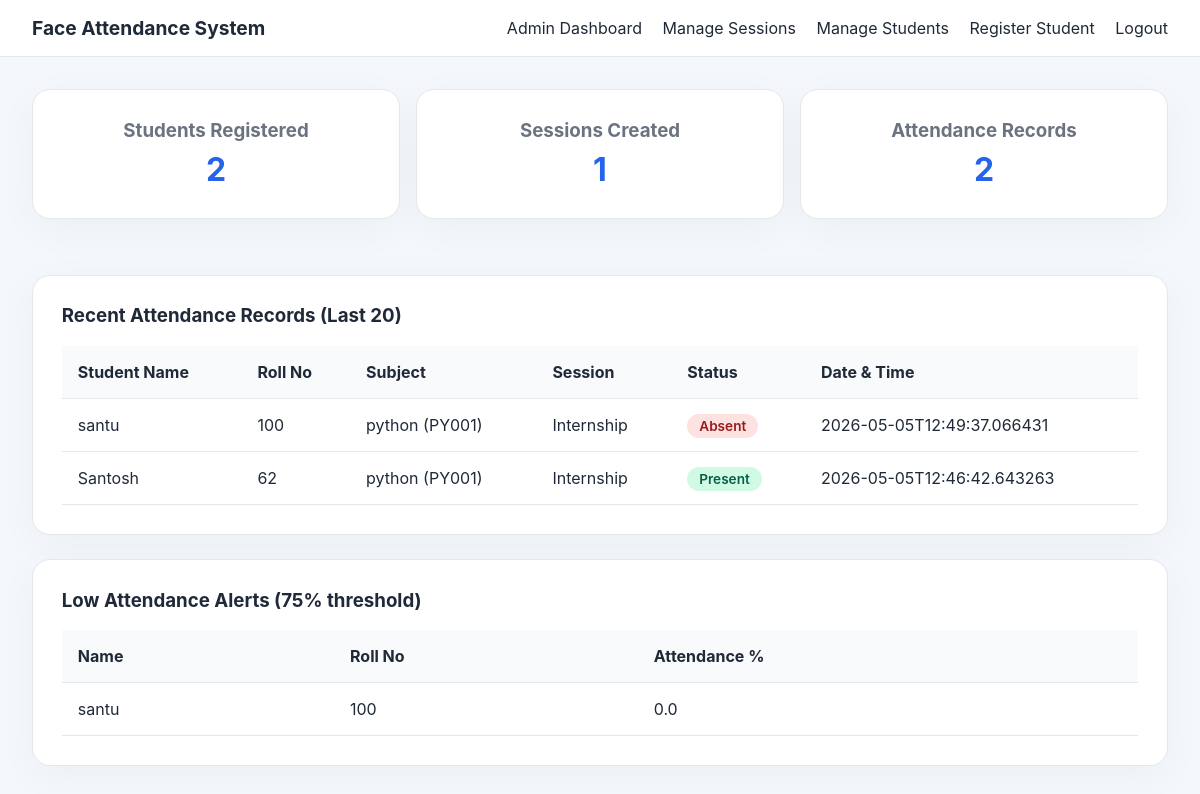
Screenshot of /admin/dashboard (signed in) with the database file from the repository.
### tables this page shows
CREATE TABLE attendance(
        id INTEGER PRIMARY KEY,
        student_id INTEGER,
        session_id INTEGER,
        status TEXT,
        timestamp TEXT,
        note TEXT,
        FOREIGN KEY(student_id) REFERENCES students(id),
        FOREIGN KEY(session_id) REFERENCES sessions(id)
    );

CREATE TABLE students(
        id INTEGER PRIMARY KEY,
        name TEXT,
        roll_no TEXT,
        branch TEXT,
        semester TEXT,
        photo_count INTEGER DEFAULT 0
    , password TEXT);

CREATE TABLE subjects(
        id INTEGER PRIMARY KEY,
        name TEXT,
        code TEXT
    );

### app.py (the view)
@app.route('/admin/dashboard')
def admin_dashboard():
    if not session.get('admin_user'):
        return redirect(url_for('login'))
    student_count = query_db('SELECT COUNT(*) as count FROM students', one=True)['count']
    session_count = query_db('SELECT COUNT(*) as count FROM sessions', one=True)['count']
    attendance_count = query_db('SELECT COUNT(*) as count FROM attendance', one=True)['count']
    attendance_records = query_db('''
        SELECT a.id, a.status, a.timestamp, a.note,
               s.name as student_name, s.roll_no,
               ses.title as session_title, ses.date as session_date, ses.time as session_time,
               sub.name as subject_name, sub.code as subject_code
        FROM attendance a
        LEFT JOIN students s ON a.student_id = s.id
        LEFT JOIN sessions ses ON a.session_id = ses.id
        LEFT JOIN subjects sub ON ses.subject_id = sub.id
        ORDER BY a.timestamp DESC
        LIMIT 20
    ''')
    low_alerts = []
    threshold = 75
    students = query_db('SELECT * FROM students')
    for student in students:
        total = query_db('SELECT COUNT(*) as count FROM attendance WHERE student_id=?', (student['id'],), one=True)['count']
        present = query_db('SELECT COUNT(*) as count FROM attendance WHERE student_id=? AND status=?', (student['id'], 'Present'), one=True)['count']
        percentage = (present / total * 100) if total > 0 else 0
        if percentage < threshold:
            low_alerts.append({'name': student['name'], 'roll_no': student['roll_no'], 'percentage': round(percentage, 1)})
    return render_template('admin_dashboard.html',
                         students=student_count,
                         sessions=session_count,
                         attendance=attendance_count,
                         attendance_records=attendance_records,
                         low_alerts=low_alerts,
                         threshold=threshold)

### app.py (called while the page is built)
def get_db_connection():
    conn = sqlite3.connect(DATABASE_PATH)
    conn.row_factory = sqlite3.Row
    return conn

def query_db(query, args=(), one=False):
    conn = get_db_connection()
    cursor = conn.execute(query, args)
    rows = cursor.fetchall()
    conn.close()
    return rows[0] if one and rows else rows

@app.before_request
def restrict_access():
    allowed_routes = ['home', 'login', 'student_login', 'student_register', 'static', 'test_image', 'get_active_sessions']
    if request.endpoint in allowed_routes or not request.endpoint:
        return
    if request.path.startswith('/admin/'):
        if session.get('user_type') != 'admin':
            flash('Admin access required', 'error')
            return redirect(url_for('login'))
    if request.path.startswith('/student/'):
        protected_student_routes = ['student_history', 'student_attend']
        if request.endpoint in protected_student_routes and session.get('user_type') != 'student':
            flash('Student login required', 'error')
            return redirect(url_for('student_login'))

### templates/admin_dashboard.html (shortened to what this page needs)
{% extends 'base.html' %}
{% block content %}
<div class="dashboard-grid">
    <a href="{{ url_for('admin_students') }}" style="text-decoration: none;">
        <div class="card info-card">
            <h3>Students Registered</h3>
            <p>{{ students }}</p>
        </div>
    </a>
    <a href="{{ url_for('admin_sessions') }}" style="text-decoration: none;">
        <div class="card info-card">
            <h3>Sessions Created</h3>
            <p>{{ sessions }}</p>
        </div>
    </a>
    <div class="card info-card">
        <h3>Attendance Records</h3>
        <p>{{ attendance }}</p>
    </div>
</div>
<div class="card">
    <h3>Recent Attendance Records (Last 20)</h3>
    {% if attendance_records %}
    <table>
        <thead>
            <tr>
                <th>Student Name</th>
                <th>Roll No</th>
                <th>Subject</th>
                <th>Session</th>
                <th>Status</th>
                <th>Date & Time</th>
            </tr>
        </thead>
        <tbody>
            {% for record in attendance_records %}
            <tr>
                <td>{{ record.student_name }}</td>
                <td>{{ record.roll_no }}</td>
                <td>{{ record.subject_name }} ({{ record.subject_code }})</td>
                <td>{{ record.session_title }}</td>
                <td>
                    <span class="status-badge {{ 'status-present' if record.status == 'Present' else 'status-absent' }}">
                        {{ record.status }}
                    </span>
                </td>
                <td>{{ record.timestamp }}</td>
            </tr>
            {% endfor %}
        </tbody>
    </table>
    {% else %}
    <p>No attendance records found.</p>
    {% endif %}
</div>
<div class="card">
    <h3>Low Attendance Alerts ({{ threshold }}% threshold)</h3>
    {% if low_alerts %}
    <table>
        <thead><tr><th>Name</th><th>Roll No</th><th>Attendance %</th></tr></thead>
        <tbody>
            {% for alert in low_alerts %}
            <tr><td>{{ alert.name }}</td><td>{{ alert.roll_no }}</td><td>{{ alert.percentage }}</td></tr>
            {% endfor %}
        </tbody>
    </table>
    {% else %}
    <p>No alerting students found.</p>
    {% endif %}
</div>
{% endblock %}

### static/styles.css (style rules this page uses)
:root { --bg: #f4f7fb; --card: #ffffff; --text: #1f2937; --muted: #6b7280; --primary: #2563eb; --accent: #14b8a6; --danger: #ef4444; --border: #e5e7eb; }
* { box-sizing: border-box; }
body { margin: 0; font-family: Inter, system-ui, -apple-system, BlinkMacSystemFont, "Segoe UI", sans-serif; background: var(--bg); color: var(--text); }
.card { background: var(--card); border: 1px solid var(--border); border-radius: 18px; padding: 1.8rem; margin-bottom: 1.5rem; box-shadow: 0 10px 40px rgba(15, 23, 42, 0.04); }
.login-card, .card h2, .card h3 { margin-top: 0; }
table { width: 100%; border-collapse: collapse; margin-top: 1rem; }
table th, table td { padding: 1rem; border-bottom: 1px solid var(--border); text-align: left; }
table th { background: #f8fafc; }

### templates/admin_dashboard.html (style rules this page uses)
.dashboard-grid { display: grid; grid-template-columns: repeat(auto-fit, minmax(200px, 1fr)); gap: 1rem; margin-bottom: 2rem; }
.info-card { text-align: center; }
.info-card h3 { margin: 0 0 0.5rem 0; color: var(--muted); }
.info-card p { font-size: 2rem; font-weight: 700; margin: 0; color: var(--primary); }
.status-badge { padding: 0.25rem 0.75rem; border-radius: 12px; font-size: 0.85rem; font-weight: 600; }
.status-present { background: #d1fae5; color: #065f46; }
.status-absent { background: #fee2e2; color: #991b1b; }

### rows the page displays
attendance: student_name "santu", roll_no "100", subject_name "python", subject_code "PY001", session_title "Internship", status "Absent", timestamp "2026-05-05T12:49:37.066431"
attendance: student_name "Santosh", roll_no "62", subject_name "python", subject_code "PY001", session_title "Internship", status "Present", timestamp "2026-05-05T12:46:42.643263"
students: name "santu", roll_no "100", percentage "0.0"

### other values shown
{{ students }} "2"
{{ sessions }} "1"
{{ attendance }} "2"
{{ threshold }} "75"
